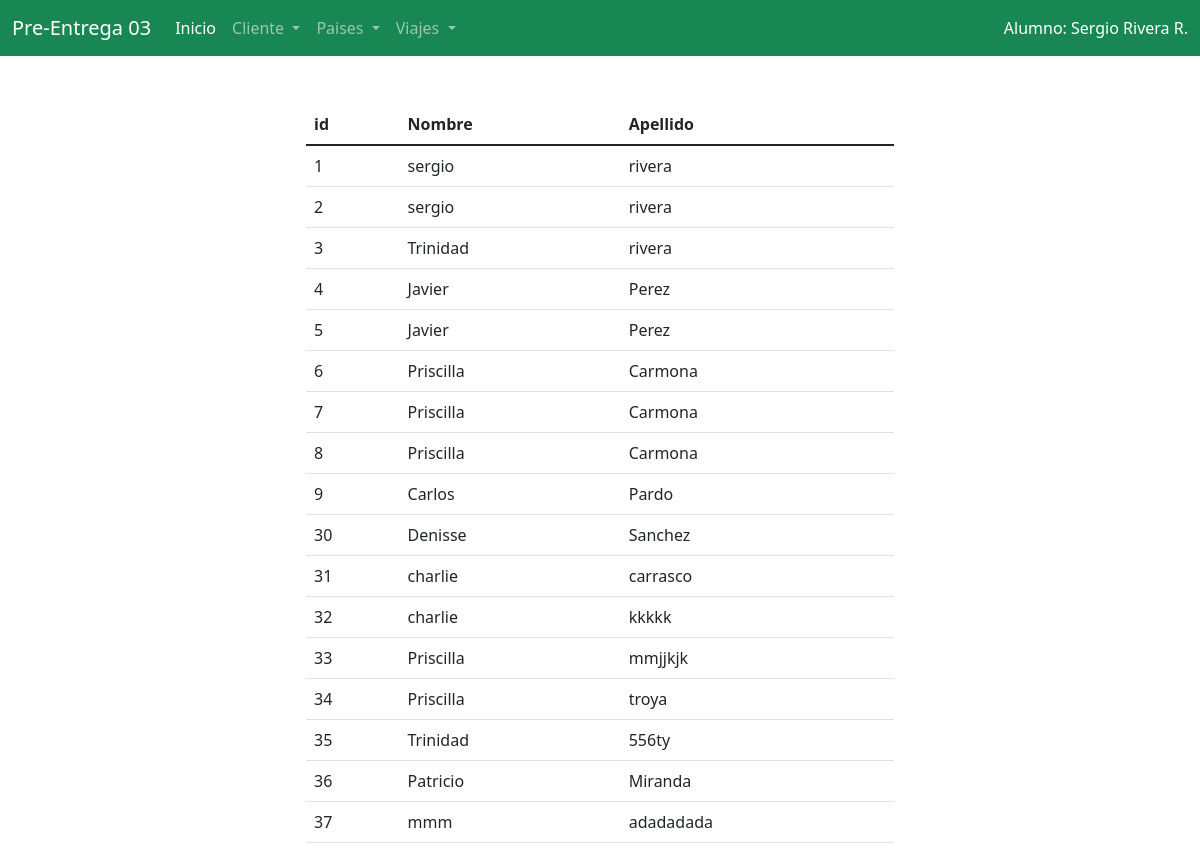
The app's page /AppCoder/listarclientes/ with its own data.
### AppCoder/models.py (models this page shows, shortened)
class Cliente(models.Model):
     nombre = models.CharField(max_length=100)
     apellido = models.CharField(max_length=100)

### AppCoder/views.py (the view)
# urls.py: path("listarclientes/", listar_clientes_view, name="listarclientes"),
def listar_clientes_view (request):
    clientes = models.Cliente.objects.all()
    return render(request, 'AppCoder/listar_clientes.html', {"clientes": clientes})

### AppCoder/templates/AppCoder/listar_clientes.html (shortened to what this page needs)
{% extends "AppCoder/inicio.html" %} {% load static %}
{% block contenidoPrincipal %}
<div class="row">
  <div class="col-6 mx-auto">
    {% if clientes.count > 0 %}
      <table class="table">
          <thead>
            <tr>
              <th scope="col">id</th>
              <th scope="col">Nombre</th>
              <th scope="col">Apellido</th>
            </tr>
          </thead>
          <tbody>
              {% for cli in clientes  %}
            <tr>
              <td>{{cli.id}}</td>
              <td>{{cli.nombre}}</td>
              <td>{{cli.apellido}}</td>
            </tr>
            {% endfor %}
          </tbody>
        </table>
    {% endif %}
  </div>
  </div>
{% endblock %}

### records on screen
Cliente: id "1", nombre "sergio", apellido "rivera"
Cliente: id "2", nombre "sergio", apellido "rivera"
Cliente: id "3", nombre "Trinidad", apellido "rivera"
Cliente: id "4", nombre "Javier", apellido "Perez"
Cliente: id "5", nombre "Javier", apellido "Perez"
Cliente: id "6", nombre "Priscilla", apellido "Carmona"
Cliente: id "7", nombre "Priscilla", apellido "Carmona"
Cliente: id "8", nombre "Priscilla", apellido "Carmona"
Cliente: id "9", nombre "Carlos", apellido "Pardo"
Cliente: id "30", nombre "Denisse", apellido "Sanchez"
Cliente: id "31", nombre "charlie", apellido "carrasco"
Cliente: id "32", nombre "charlie", apellido "kkkkk"
Cliente: id "33", nombre "Priscilla", apellido "mmjjkjk"
Cliente: id "34", nombre "Priscilla", apellido "troya"
Cliente: id "35", nombre "Trinidad", apellido "556ty"
Cliente: id "36", nombre "Patricio", apellido "Miranda"
Cliente: id "37", nombre "mmm", apellido "adadadada"
